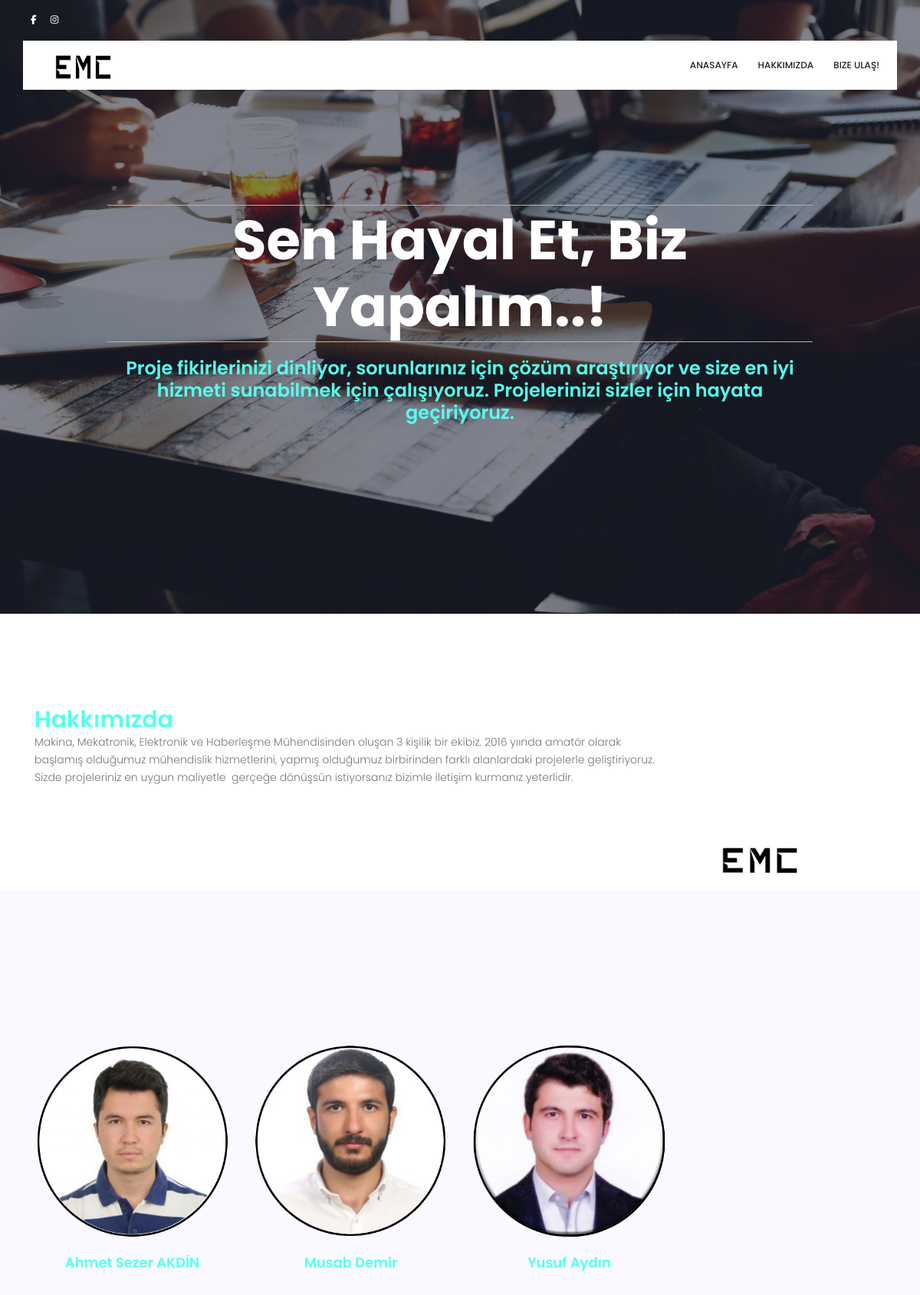
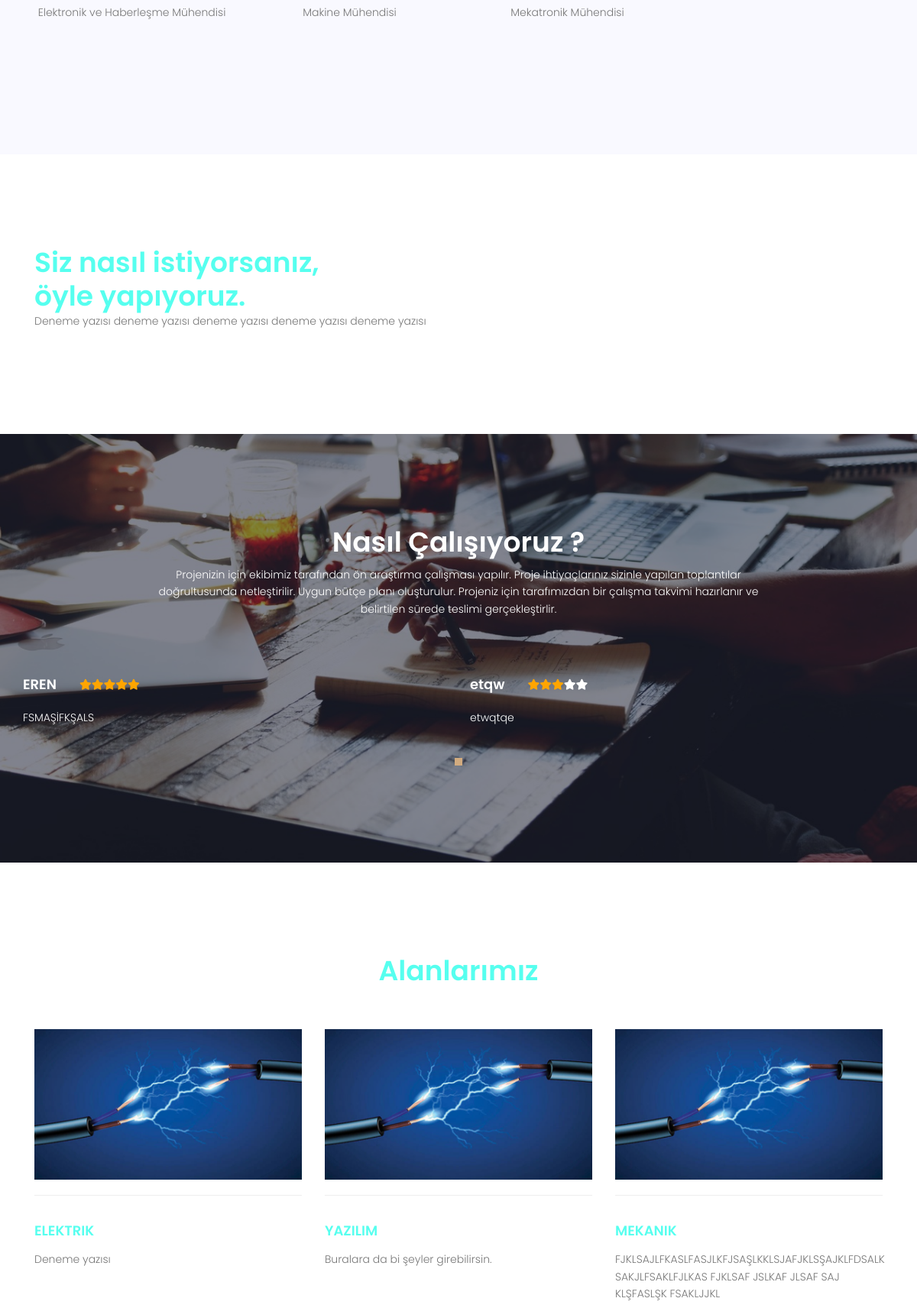
Screenshot of /elektrik/ (upper part) with the database file from the repository (2 pictures, top to bottom).
### article/models.py (models this page shows, shortened)
class Article(models.Model):
    article_aciklama=models.CharField(default="Açıklamalar Burada Görünür",max_length=50)
    author = models.ForeignKey("auth.User",on_delete=models.CASCADE,verbose_name ="Yazar")
    title = models.CharField(max_length = 50,default="Başlık")
    content = RichTextField()
    created_date = models.DateTimeField(auto_now_add= True,verbose_name="Oluşturulma Tarihi")
    article_image = models.FileField(blank = True,null = True,verbose_name="Makaleye Fotoğraf Ekleyin")
    class Meta:
        ordering = ['-created_date']

class Product(models.Model):
    prohelp=models.CharField(default="Buraya bir uyarı bırak.(Sadece sen göreceksin)",max_length=50)
    title = models.CharField(max_length = 50,default="Ürün Adı")
    pro_content = RichTextField()
    pro_date=models.DateTimeField(auto_now_add=True)
    pro_image = models.FileField(blank = True,null = True,verbose_name="Bir fotoğraf ekle. (Unidecimal 180*180 boyutları tavsiye ediyor)")
    class Meta:
        ordering = ['pro_date']

class Comment(models.Model):
    article= models.ForeignKey(Article,on_delete=models.CASCADE,verbose_name="Makale",related_name="comments")
    comment_author=models.CharField(max_length=50,verbose_name="İsim")
    comment_content=models.CharField(max_length=200,verbose_name="Yorum")
    comment_date=models.DateTimeField(auto_now_add=True)
    comment_oy=models.CharField(max_length=50,default="Oy",blank=False,null=False)
    comment_script=models.CharField(max_length=100,default=" ")
    class Meta:
        ordering = ['-comment_date']

### article/views.py (the view)
# urls.py: path('elektrik/', views.elektrik, name="elektrik"),
def elektrik(request):
    products= Product.objects.all()
    comments = Comment.objects.all()
    elektrik_an1=Article.objects.get(title="elektrik_an1")
    elektrik_an2=Article.objects.get(title="elektrik_an2")
    elektrik_an3=Article.objects.get(title="elektrik_an3")
    elektrik_an4=Article.objects.get(title="elektrik_an4")
    nasilcalisiyoruz=Article.objects.get(title="nasilcalisiyoruz")
    return render(request,"elektrik.html", {"products":products,"comments":comments,"elektrik_an1":elektrik_an1,"elektrik_an2":elektrik_an2,"elektrik_an3":elektrik_an3,"elektrik_an4":elektrik_an4, "nasilcalisiyoruz":nasilcalisiyoruz })

### templates/elektrik.html (shortened to what this page needs)
	<!DOCTYPE html>
	<html lang="zxx" class="no-js">
	<head>
			<link rel="stylesheet" href="../static/css/linearicons.css">
			<link rel="stylesheet" href="../static/css/font-awesome.min.css">
			<link rel="stylesheet" href="../static/css/bootstrap.css">
			<link rel="stylesheet" href="../static/css/magnific-popup.css">
			<link rel="stylesheet" href="../static/css/nice-select.css">
			<link rel="stylesheet" href="../static/css/animate.min.css">
			<link rel="stylesheet" href="../static/css/jquery-ui.css">
			<link rel="stylesheet" href="../static/css/owl.carousel.css">
			<link rel="stylesheet" href="../static/css/anasayfa.css">
			<link rel="stylesheet" type="text/css" href="../static/css/style.css">
		</head>
		<body>
			<div style="overflow-x: hidden;">
			  <header id="header" id="home">
		  		<div class="header-top">
		  			<div class="container">
				  		<div class="row align-items-center">
				  			<div class="col-lg-6 col-sm-6 col-4 header-top-left no-padding">
					      	<div class="menu-social-icons">
								<a href="https://www.facebook.com" target="_blank"><i class="fa fa-facebook" ></i></a>
								<a href="https://www.instagram.com/"target="_blank" ><i class="fa fa-instagram" ></i></a>
							</div>
				  			</div>
				  		</div>
		  			</div>
				</div>
			    <div class="container main-menu">
			    	<div class="row align-items-center justify-content-between d-flex">
			    		<a href="{% url 'index'  %}"><img src="../static/img/lego.png" width="126" height="40" alt="" title="" /></a>
						<nav id="nav-menu-container">
							<ul class="nav-menu">
							  <li class="menu-active"><a href="{% url 'index'  %}">Anasayfa</a></li>
							  <li><a href="{% url 'about'  %}">Hakkımızda</a></li>
							  <li><a href="{% url 'contact'  %}">Bize Ulaş!</a></li>
							</ul>
						</nav>
			    	</div>
			    </div>
			  </header>
			<section style="background: url({{elektrik_an1.article_image.url}}) center;
			background-size: cover;
			" class="banner-area relative" id="home">
				<div class="overlay overlay-bg"></div>
				<div class="container">
					<div class="row fullscreen d-flex justify-content-center align-items-center">
						<div class="banner-content col-lg-10 col-md-12 justify-content-center">
							{{elektrik_an1.content|safe}}
						</div>
					</div>
				</div>
			</section>
			<section class="home-about-area section-gap">
				<div class="container">
					<div class="row">
						<div class="col-lg-9">
							{{elektrik_an2.content|safe}}
							<img class="about-img" src="{{elektrik_an2.article_image.url}}" alt="">
						</div>
					</div>
				</div>
			</section>
			<section class="item-category-area section-gap">
				<div class="container">
					<div class="row d-flex justify-content-center">
						<div class="col-md-12 pb-80 header-text text-center">
						</div>
					</div>
					<div class="row">
						{% for pro in products  %}
						<div class="col-lg-3 col-md-6">
								<div class="single-cat-item">
									<div class="thumb">
											{% if pro.pro_image %}
												{% if forloop.counter == 1 %}
												<a href="https://tr.linkedin.com/in/ahmet-sezer-akdin-92b8b1147?trk=people-guest_people_search-card" target="_blank">
													<img class="img-fluid" src="{{pro.pro_image.url}}"></a>
												{% elif forloop.counter == 2 %}
												<a href="https://www.linkedin.com/in/musab-demir-b32862178/?originalSubdomain=tr" target="_blank">
													<img class="img-fluid" src="{{pro.pro_image.url}}"></a>
												{% elif forloop.counter == 3 %}
												<a href="https://fr.linkedin.com/in/yusuf-aydin-07770b12a" target="_blank">
													<img class="img-fluid" src="{{pro.pro_image.url}}"></a>
												{% endif %}
											{% endif %}
									</div>
									<h4>{{pro.title}}</h4>
									<p>
										{{pro.pro_content|safe}}
									</p>
								</div>
							</div>
						{% endfor %}
			</section>
			<section class="about-video-area section-gap">
				<div class="container">
					{{elektrik_an4.content|safe}}
				</div>
			</section>
			<section style="background: url({{elektrik_an4.article_image.url}}) center;
			background-size: cover;
			color: #fff" class="review-area section-gap relative">
				<div  class="overlay overlay-bg"></div>
				<div class="container">
					<div class="row d-flex justify-content-center">
						<div class="col-md-9 pb-40 header-text text-center">
							<h1 class="pb-10 text-white">Nasıl Çalışıyoruz ?</h1>
							<p>
Projenizin için ekibimiz tarafından ön araştırma çalışması yapılır.
Proje ihtiyaçlarınız sizinle yapılan toplantılar doğrultusunda netleştirilir.
Uygun bütçe planı oluşturulur.
Projeniz için tarafımızdan bir çalışma takvimi hazırlanır ve belirtilen sürede teslimi gerçekleştirlir.
							</p>
						</div>
					</div>
					<div class="row">
							<div class="active-review-carusel">
									{% for comment in comments  %}
									<div class="single-review item">
											<div class="title justify-content-start d-flex">
												<a href="#"><h4>{{comment.comment_author}}</h4></a>
												<div class="star">
													{{comment.comment_script|safe}}
												</div>
											</div>
											<p>
												{{comment.comment_content}}
											</p>
										</div>
									{% endfor %}
							</div>
						</div>
				</div>
			</section>
	<section class="blog-area section-gap" id="blog">
		<div class="container">
			<div class="row justify-content-center">
				<div class="col-md-9 pb-30 header-text">
					<h1>Alanlarımız</h1>
				</div>
			</div>
			<div class="row">
				<a href="#" >
				 <div class="single-blog col-lg-4 col-md-4">
					<div class="thumb">
						<img class='labnol' src="../static/img/elektrik.jpg" width="126" height="40" alt="" title="" />
					</a>
					</div>
					<div class="bottom d-flex justify-content-between align-items-center flex-wrap">
					</div>
					<a href="#" >
						<h4>Elektrik</h4>
					</a>
					<p>
						Deneme yazısı
				</div> </a>
				<a href="{% url 'yazilim'  %}" >
				<div class="single-blog col-lg-4 col-md-4">
					<div class="thumb">
						<img class='labnol' src="../static/img/elektrik.jpg" width="126" height="40" alt="" title="" /></a>
					</div>
					<div class="bottom d-flex justify-content-between align-items-center flex-wrap">
					</div>
					<a href="{% url 'yazilim'  %}" >
						<h4>Yazilim</h4>
					</a>
					<p>
						Buralara da bi şeyler girebilirsin.
					</p>
				<a href="{% url 'mekanik'  %}" >
				<div class="single-blog col-lg-4 col-md-4">
					<div class="thumb">
						<img class='labnol' src="../static/img/elektrik.jpg" width="126" height="40" alt="" title="" />
					</div>
					<div class="bottom d-flex justify-content-between align-items-center flex-wrap">
					</div>
					<a href="{% url 'mekanik'  %}">
						<h4>Mekanik</h4>
					</a>
					<p>
					FJKLSAJLFKASLFASJLKFJSAŞLKKLSJAFJKLSŞAJKLFDSALK SAKJLFSAKLFJLKAS FJKLSAF JSLKAF JLSAF SAJ KLŞFASLŞK FSAKLJJKL
					</p>
				</div></a>
		</body>
	</html>

### templates/elektrik.html (style rules this page uses)
video.labnol, img.labnol { max-width:100%; width: 100% !important; height: auto !important; }

### rows the page displays
Article: article_image (picture), content "Sen Hayal Et, Biz Yapalım..! Proje fikirlerinizi dinliyor, sorunlarınız için çözüm araştırıyor ve size en iyi hizmeti sunabilmek için çalışıyoruz. Projelerinizi sizler için hayata geçiriyoruz."
Article: content "Hakkımızda Makina, Mekatronik, Elektronik ve Haberleşme Mühendisinden oluşan 3 kişilik bir ekibiz. 2016 yıında amatör olarak başlamış olduğumuz mühendislik hizmetlerini, yapmış olduğumuz birbirinden farklı alanlardaki projelerle geliştiriyoruz. Sizde projeleriniz en uygun maliyetle gerçeğe dönüşsün istiyorsanız bizimle iletişim kurmanız yeterlidir.", article_image (picture)
Product: pro_image (picture), title "Ahmet Sezer AKDİN", pro_content "Elektronik ve Haberleşme Mühendisi"
Product: pro_image (picture), title "Musab Demir", pro_content "Makine Mühendisi"
Product: pro_image (picture), title "Yusuf Aydın", pro_content "Mekatronik Mühendisi"
Article: content "Siz nasıl istiyorsanız, öyle yapıyoruz. Deneme yazısı deneme yazısı deneme yazısı deneme yazısı deneme yazısı", article_image (picture)
Comment: comment_author "EREN", comment_content "FSMAŞİFKŞALS"
Comment: comment_author "etqw", comment_content "etwqtqe"
